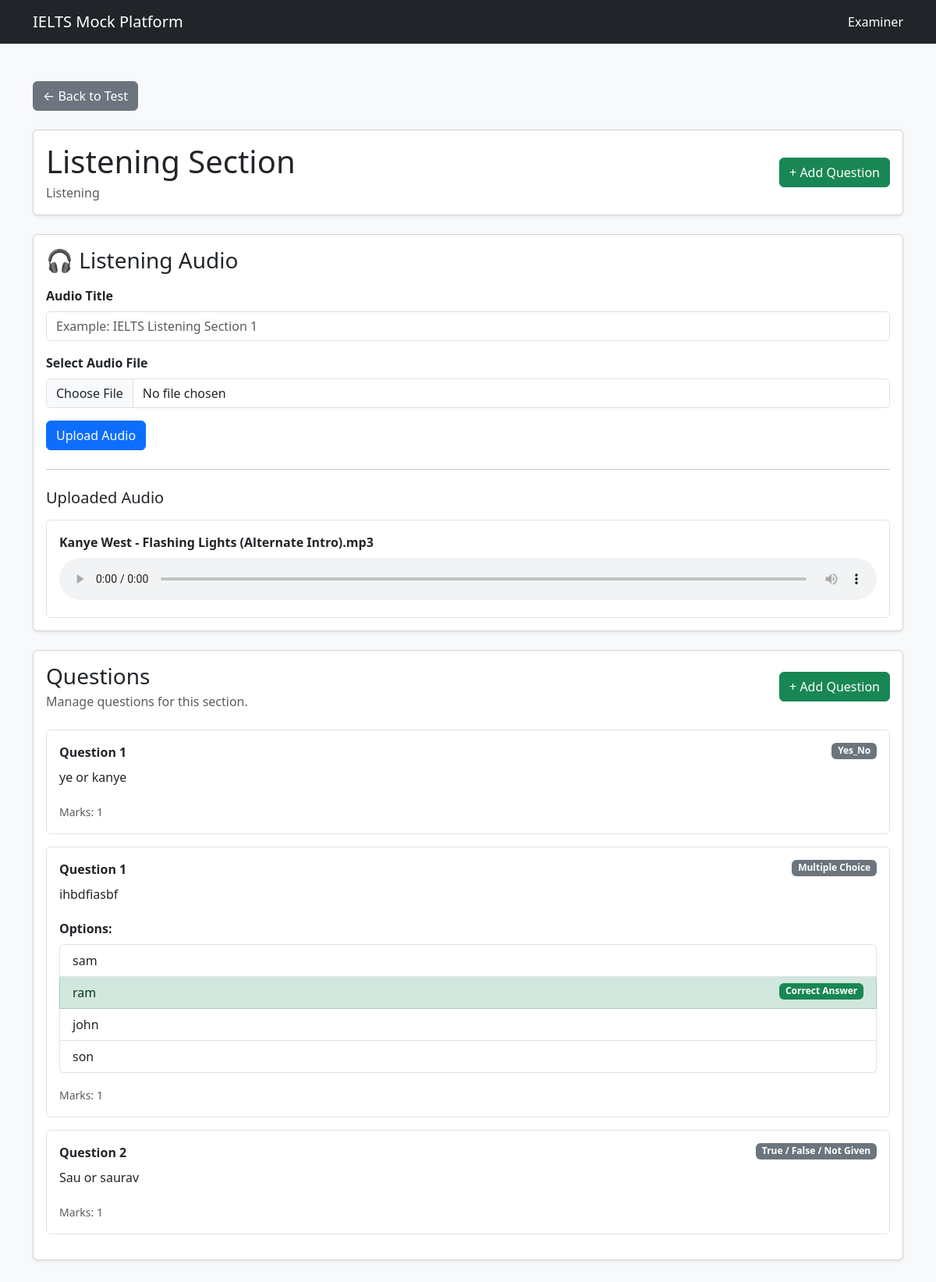
The page /examiner/section/1/ on the database its author committed.
### exams/models.py (models this page shows, shortened)
class Section(models.Model):
    SECTION_TYPES = [
        ("listening", "Listening"),
        ("reading", "Reading"),
        ("writing", "Writing"),
        ("speaking", "Speaking"),
    ]
    test = models.ForeignKey(
        MockTest,
        on_delete=models.CASCADE,
        related_name="sections"
    )
    section_type = models.CharField(
        max_length=20,
        choices=SECTION_TYPES
    )
    title = models.CharField(
        max_length=200
    )
    order = models.PositiveIntegerField(
        default=1
    )

class AudioMaterial(models.Model):
    section = models.ForeignKey(
        Section,
        on_delete=models.CASCADE,
        related_name="audio_files"
    )
    title = models.CharField(
        max_length=200
    )
    audio_file = models.FileField(
        upload_to="listening/"
    )

class Question(models.Model):
    QUESTION_TYPES = [
        ("mcq", "Multiple Choice"),
        ("true_false", "True / False / Not Given"),
        ("fill_blank", "Fill in the Blank"),
        ("matching", "Matching"),
        ("short_answer", "Short Answer"),
        ("writing_task_1", "Writing Task 1"),
        ("writing_task_2", "Writing Task 2"),
        ("essay", "Essay"),
        ("speaking", "Speaking"),
    ]
    section = models.ForeignKey(
        Section,
        on_delete=models.CASCADE,
        related_name="questions"
    )
    reading_passage = models.ForeignKey(
        ReadingPassage,
        on_delete=models.SET_NULL,
        related_name="questions",
        null=True,
        blank=True
    )
    question_text = models.TextField()
    correct_answer = models.TextField(
        blank=True
    )
    task_image = models.ImageField(
        upload_to="writing/",
        null=True,
        blank=True
    )
    question_type = models.CharField(
        max_length=30,
        choices=QUESTION_TYPES
    )
    marks = models.PositiveIntegerField(
        default=1
    )
    order = models.PositiveIntegerField(
        default=1
    )

class AnswerOption(models.Model):
    question = models.ForeignKey(
        Question,
        on_delete=models.CASCADE,
        related_name="options"
    )
    option_text = models.CharField(
        max_length=500
    )
    is_correct = models.BooleanField(
        default=False
    )

### exams/views.py (the view, shortened to what this page needs)
def section_detail(request, section_id):
    section = get_object_or_404(
        Section,
        id=section_id
    )
    questions = (
        section.questions
        .all()
        .order_by("order")
    )
    reading_passages = (
        section.reading_passages
        .all()
        .order_by("order")
    )
    audio_files = section.audio_files.all()
    return render(
        request,
        "exams/section_detail.html",
        {
            "section": section,
            "questions": questions,
            "audio_files": audio_files,
            "reading_passages": reading_passages,
        }
    )

### exams/templates/exams/section_detail.html (shortened to what this page needs)
<!DOCTYPE html>
<html lang="en">
<head>
    <link
        href="https://cdn.jsdelivr.net/npm/bootstrap@5.3.3/dist/css/bootstrap.min.css"
        rel="stylesheet"
    >
</head>
<body class="bg-light">
<nav class="navbar navbar-dark bg-dark">
    <div class="container">
        <a
            href="{% url 'examiner_dashboard' %}"
            class="navbar-brand"
        >
            IELTS Mock Platform
        </a>
        <span class="text-white">
            Examiner
        </span>
    </div>
</nav>
<div class="container py-5">
    <a
        href="{% url 'test_detail' section.test.id %}"
        class="btn btn-secondary mb-4"
    >
        ← Back to Test
    </a>
    <div class="card shadow-sm mb-4">
        <div class="card-body">
            <div class="d-flex justify-content-between align-items-center">
                <div>
                    <h1 class="mb-1">
                        {{ section.title }}
                    </h1>
                    <p class="text-muted mb-0">
                        {{ section.section_type|title }}
                    </p>
                </div>
                <a
                    href="{% url 'add_question' section.id %}"
                    class="btn btn-success"
                >
                    + Add Question
                </a>
            </div>
        </div>
    </div>
    {% if section.section_type == "listening" %}
        <div class="card shadow-sm mb-4">
            <div class="card-body">
                <h3 class="mb-3">
                    🎧 Listening Audio
                </h3>
                <form
                    method="POST"
                    action="{% url 'upload_audio' section.id %}"
                    enctype="multipart/form-data"
                >
                    <div class="mb-3">
                        <label class="form-label fw-semibold">
                            Audio Title
                        </label>
                        <input
                            type="text"
                            name="title"
                            class="form-control"
                            placeholder="Example: IELTS Listening Section 1"
                        >
                    </div>
                    <div class="mb-3">
                        <label class="form-label fw-semibold">
                            Select Audio File
                        </label>
                        <input
                            type="file"
                            name="audio_file"
                            class="form-control"
                            accept="audio/*"
                            required
                        >
                    </div>
                    <button
                        type="submit"
                        class="btn btn-primary"
                    >
                        Upload Audio
                    </button>
                </form>
                {% if audio_files %}
                    <hr class="my-4">
                    <h5>
                        Uploaded Audio
                    </h5>
                    {% for audio in audio_files %}
                        <div class="border rounded p-3 mt-3">
                            <strong>
                                {{ audio.title }}
                            </strong>
                            <audio
                                controls
                                class="w-100 mt-2"
                            >
                                <source
                                    src="{{ audio.audio_file.url }}"
                                >
                            </audio>
                        </div>
                    {% endfor %}
                {% endif %}
            </div>
        </div>
    {% endif %}
    <div class="card shadow-sm">
        <div class="card-body">
            <div class="d-flex justify-content-between align-items-center mb-4">
                <div>
                    <h3 class="mb-1">
                        Questions
                    </h3>
                    <p class="text-muted mb-0">
                        Manage questions for this section.
                    </p>
                </div>
                <a
                    href="{% url 'add_question' section.id %}"
                    class="btn btn-success"
                >
                    + Add Question
                </a>
            </div>
            {% if questions %}
                {% for question in questions %}
                    <div class="border rounded p-3 mb-3">
                        <div class="d-flex justify-content-between align-items-start">
                            <div>
                                <strong>
                                    Question
                                    {{ question.order }}
                                </strong>
                                <p class="mt-2 mb-1">
                                    {{ question.question_text }}
                                </p>
                            </div>
                            <span class="badge bg-secondary">
                                {% if question.question_type == "true_false" %}
                                    True / False / Not Given
                                {% elif question.question_type == "mcq" %}
                                    Multiple Choice
                                {% elif question.question_type == "fill_blank" %}
                                    Fill in the Blank
                                {% elif question.question_type == "matching" %}
                                    Matching
                                {% elif question.question_type == "short_answer" %}
                                    Short Answer
                                {% elif question.question_type == "essay" %}
                                    Essay
                                {% elif question.question_type == "speaking" %}
                                    Speaking
                                {% else %}
                                    {{ question.question_type|title }}
                                {% endif %}
                            </span>
                        </div>
                        {% if question.question_type == "mcq" %}
                            <div class="mt-3">
                                <strong>
                                    Options:
                                </strong>
                                <ul class="list-group mt-2">
                                    {% for option in question.options.all %}
                                        <li
                                            class="list-group-item
                                            {% if option.is_correct %}
                                                list-group-item-success
                                            {% endif %}"
                                        >
                                            {{ option.option_text }}
                                            {% if option.is_correct %}
                                                <span class="badge bg-success float-end">
                                                    Correct Answer
                                                </span>
                                            {% endif %}
                                        </li>
                                    {% endfor %}
                                </ul>
                            </div>
                        {% endif %}
                        <div class="mt-3">
                            <small class="text-muted">
                                Marks:
                                {{ question.marks }}
                            </small>
                        </div>
                    </div>
                {% endfor %}
            {% endif %}
        </div>
    </div>
</div>
</body>
</html>

### rows shown on the page
Section: title "Listening Section", section_type "Listening"
AudioMaterial: title "Kanye West - Flashing Lights (Alternate Intro).mp3"
Question: order "1", question_text "ye or kanye", question_type "Yes_No", marks "1"
Question: order "1", question_text "ihbdfiasbf", question_type "Multiple Choice", marks "1"
AnswerOption: option_text "sam"
AnswerOption: option_text "ram", is_correct "Correct Answer"
AnswerOption: option_text "john"
AnswerOption: option_text "son"
Question: order "2", question_text "Sau or saurav", question_type "True / False / Not Given", marks "1"
